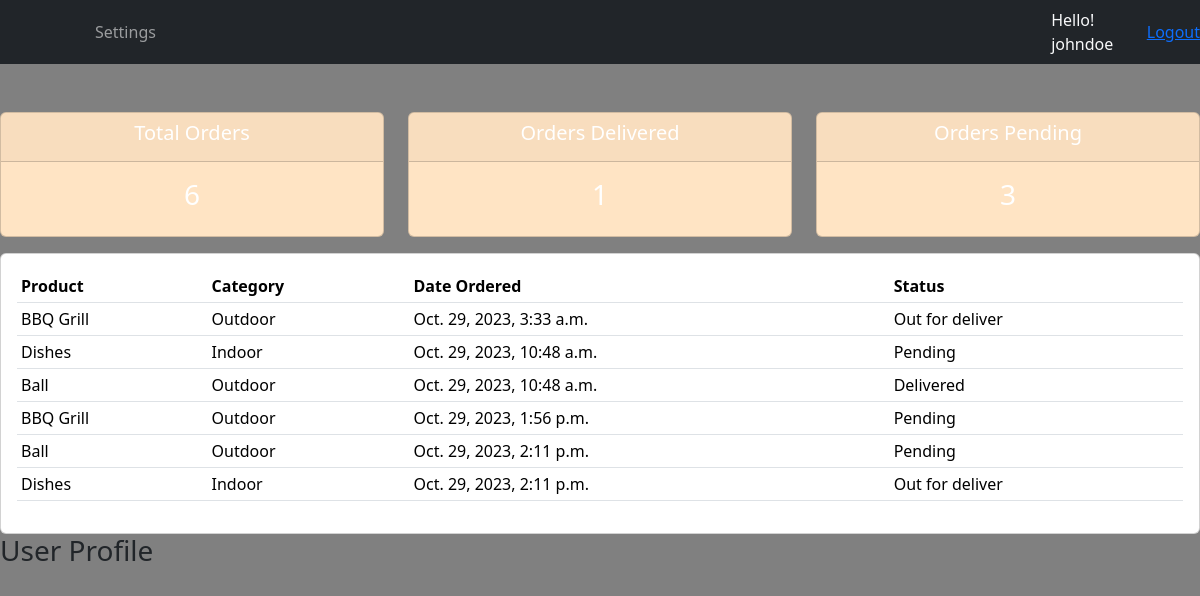
The page /user/ (signed in) on the database its author committed.
### accounts/models.py (models this page shows)
class Order(models.Model):
    STATUS = (
        ('Pending', 'Pending'),
        ('Out for deliver', 'Out for delivery'),
        ('Delivered', 'Delivered')
    )
    customer = models.ForeignKey(
        Customer, null=True, on_delete=models.SET_NULL)
    product = models.ForeignKey(Product, null=True, on_delete=models.SET_NULL)
    date_created = models.DateTimeField(auto_now_add=True)
    status = models.CharField(max_length=200, null=True, choices=STATUS)
    def __str__(self):
        return self.product.name

class Product(models.Model):
    CATEGORY = (
        ('Indoor', 'Indoor'),
        ('Outdoor', 'Outdoor')
    )
    name = models.CharField(max_length=200, null=True)
    price = models.FloatField(null=True)
    category = models.CharField(max_length=200, null=True, choices=CATEGORY)
    description = models.CharField(max_length=200, null=True, blank=True)
    date_created = models.DateTimeField(auto_now_add=True)
    tags = models.ManyToManyField(Tag)
    def __str__(self):
        return self.name

### accounts/decorators.py (the view)
        def wrapper_func(request, *args, **kwargs):
            group = None
            if request.user.groups.exists():
                group = request.user.groups.all()[0].name
            if group in allowed_roles:
                return view_func(request, *args, **kwargs)
            else:
                return HttpResponse('You are not authorized to view this page.')

### accounts/views.py (called while the page is built)
@login_required(login_url='login')
@allowed_users(allowed_roles=['customer'])
def userPage(request):
    orders = request.user.customer.order_set.all()
    total_orders = orders.count()
    delivered = orders.filter(status='Delivered').count()
    pending = orders.filter(status='Pending').count()
    print('ORDERS', orders)
    context = {'orders': orders, 'total_orders': total_orders,
               'delivered': delivered, 'pending': pending, }
    return render(request, 'accounts/user.html', context)

### accounts/templates/accounts/user.html
{% extends 'accounts/main.html' %} {% block content %}
<br />
{% include 'accounts/status.html' %}
<div class="row">
  <div class="col-md">
    <div class="card card-body">
      <table class="table table-sm">
        <tr>
          <th>Product</th>
          <th>Category</th>
          <th>Date Ordered</th>
          <th>Status</th>
        </tr>
        {% for order in orders %}
        <tr>
          <td>{{order.product}}</td>
          <td>{{order.product.category}}</td>
          <td>{{order.date_created}}</td>
          <td>{{order.status}}</td>
        </tr>
        {% endfor %}
      </table>
    </div>
  </div>
</div>
<h3>User Profile</h3>
{% endblock content %}

### accounts/templates/accounts/navbar.html (shortened to what this page needs)
{% load static %}
<nav class="navbar navbar-expand-lg navbar-dark bg-dark">
  <div class="container-fluid">
    <div class="collapse navbar-collapse" id="navbarNav">
      <ul class="navbar-nav">
        {% if request.user.is_staff %}
        <li class="nav-item">
          <a class="nav-link active" aria-current="page" href="{% url 'home' %}"
            >Dashboard</a
          >
        </li>
        <li class="nav-item">
          <a class="nav-link" href="{% url 'products' %}">Products</a>
        </li>
        {% else %}
        <li class="nav-item">
          <a class="nav-link" href="{% url 'account' %}">Settings</a>
        </li>
        {% endif %}
      </ul>
    </div>
  </div>
  <span class="text-light">Hello! {{request.user}} </span>
  <span><a href="{% url 'logout' %}">Logout</a></span>
</nav>

### accounts/static/css/main.css (style rules this page uses)
body { background-color: grey; }

### rows shown on the page
Order: product "BBQ Grill", product.category "Outdoor", date_created "Oct. 29, 2023, 3:33 a.m.", status "Out for deliver"
Order: product "Dishes", product.category "Indoor", date_created "Oct. 29, 2023, 10:48 a.m.", status "Pending"
Order: product "Ball", product.category "Outdoor", date_created "Oct. 29, 2023, 10:48 a.m.", status "Delivered"
Order: product "BBQ Grill", product.category "Outdoor", date_created "Oct. 29, 2023, 1:56 p.m.", status "Pending"
Order: product "Ball", product.category "Outdoor", date_created "Oct. 29, 2023, 2:11 p.m.", status "Pending"
Order: product "Dishes", product.category "Indoor", date_created "Oct. 29, 2023, 2:11 p.m.", status "Out for deliver"

### other values the page prints
{{ request.user }} "johndoe"
{{ total_orders }} "6"
{{ delivered }} "1"
{{ pending }} "3"
